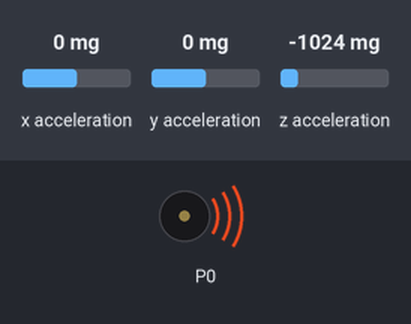
This program was run on a simulated BBC micro:bit running MicroPython. On the bench: buzzer (waves = sounding). The inputs (shaded band) are chosen by the test bench; at power-on: x acceleration 0 mg, y acceleration 0 mg, z acceleration -1024 mg.

Above: at 0.1 s.
Timing chart, 0 to 1.6 s (numbered marks = the images above):
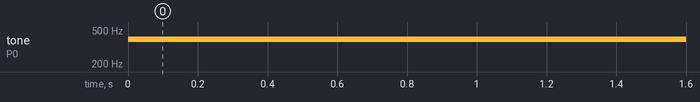

The program:

theremin.py
```python
from microbit import *
import music

# where am i in space?
def calculate_movement():
    scaling_factor = 20
    x = accelerometer.get_x() / scaling_factor
    y = accelerometer.get_y() / scaling_factor
    z = accelerometer.get_z() / scaling_factor
    movement = x + y + z

    return int(movement)

frequency = 440 # concert 'A'

while True:
    change = calculate_movement()
    pitch = frequency + change
    music.pitch(pitch)
    sleep(100)
```

Measured:
- by itself, tone on P0: silent → 389 Hz at 0.00 s
